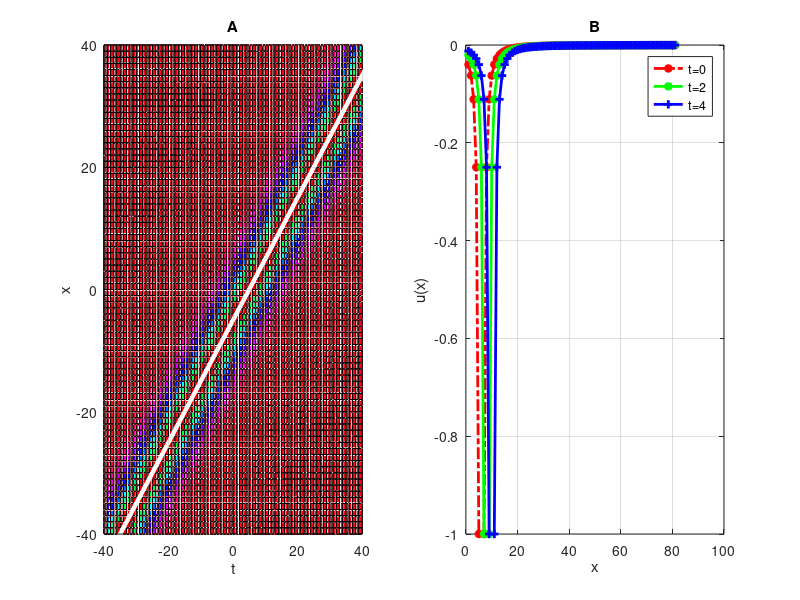

The MATLAB source for this figure:
clear all;
V = 1;
lamda = 0;
xi = 5;
mu =0.5;

lowerRange = -40 ; 
uperRange = 40 ; 

u(1,1) = 0;
for x= lowerRange :1:uperRange
for t= lowerRange : 1 : uperRange
    if(lamda==0 && mu >0)
        cosec = 1/(x-V*t+xi);
     u(x+    (lowerRange * (-1))+1    ,  t+  (lowerRange * (-1))+1       ) = (1/6.0)*(V*V) - (2/3)*(lamda) - (1/6) - 2*mu*(cosec*cosec)      ;
    end
end 
end


t= lowerRange :1 :uperRange ;

subplot(1,2,1)

%meshz(t,t,u);
hold on;

meshc(t,t,u);
hold on;

surfc(t,t,u);
hold on;

%waterfall(t,t,u);
hold on;
surfl(t,t,u);
hold on;

grid on;
xlabel('t');
zlabel('u(x,t)');
ylabel('x');
title('A');
colormap hsv
%%%%%%%%%%%%%%%%%%%%%%%%%%%%%%%%%%%%%%%%%%%%%%%%%%%%%%%%%%%%%%%%%%%%%%%%%%%%%%%%%%%%%%%

subplot(1,2,2)
% for t=0
h = u(:,11);
plot(h,'-.r*', 'LineWidth',2)

hold on;
% for t=2
h = u(:,13);
plot(h,'-*g', 'LineWidth',2)
hold on;
% for t=4
h = u(:,15);
plot(h,'-+b', 'LineWidth',2)
hold on;
grid on;

legend('t=0','t=2','t=4');
xlabel('x');
ylabel('u(x)');
title('B');




